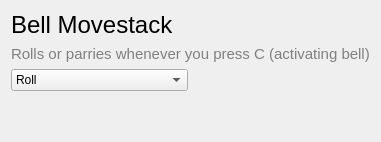
         <widget class="QWidget" name="bellPage">
          <layout class="QGridLayout" name="gridLayout_5">
           <item row="3" column="0">
            <spacer name="verticalSpacer_2">
             <property name="orientation">
              <enum>Qt::Orientation::Vertical</enum>
             </property>
             <property name="sizeHint" stdset="0">
              <size>
               <width>20</width>
               <height>40</height>
              </size>
             </property>
            </spacer>
           </item>
           <item row="2" column="0">
            <widget class="QComboBox" name="MovestackChoice">
             <item>
              <property name="text">
               <string>Roll</string>
              </property>
             </item>
             <item>
              <property name="text">
               <string>Parry</string>
              </property>
             </item>
            </widget>
           </item>
           <item row="0" column="0" colspan="2">
            <widget class="QLabel" name="BellMovestack">
             <property name="text">
              <string>&lt;html&gt;&lt;head/&gt;&lt;body&gt;&lt;p&gt;&lt;span style=&quot; font-size:18pt;&quot;&gt;Bell Movestack&lt;/span&gt;&lt;/p&gt;&lt;/body&gt;&lt;/html&gt;</string>
             </property>
            </widget>
           </item>
           <item row="1" column="0" colspan="2">
            <widget class="QLabel" name="label_40">
             <property name="font">
              <font>
               <pointsize>11</pointsize>
              </font>
             </property>
             <property name="styleSheet">
              <string notr="true">color:grey;</string>
             </property>
             <property name="text">
              <string>Rolls or parries whenever you press C (activating bell)</string>
             </property>
            </widget>
           </item>
          </layout>
         </widget>
